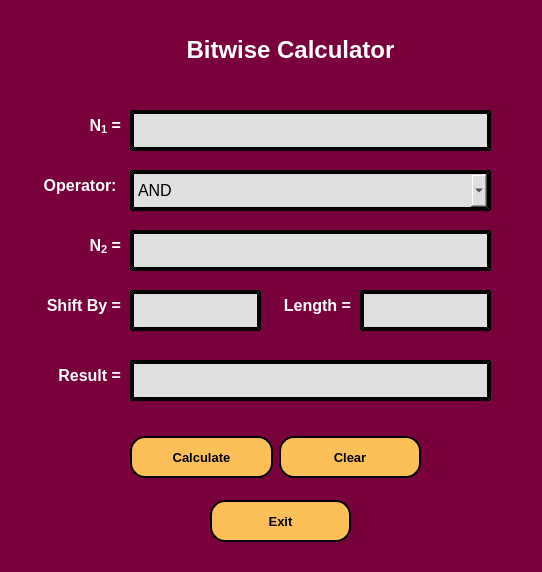
<?xml version="1.0" encoding="UTF-8"?>
<ui version="4.0">
 <class>MainWindow</class>
 <widget class="QMainWindow" name="MainWindow">
  <property name="geometry">
   <rect>
    <x>0</x>
    <y>0</y>
    <width>542</width>
    <height>572</height>
   </rect>
  </property>
  <property name="windowTitle">
   <string>Bitwise Calculator</string>
  </property>
  <property name="styleSheet">
   <string notr="true">background-color: rgb(122, 0, 60);</string>
  </property>
  <widget class="QWidget" name="centralwidget">
   <widget class="QLineEdit" name="line_6">
    <property name="geometry">
     <rect>
      <x>130</x>
      <y>360</y>
      <width>361</width>
      <height>41</height>
     </rect>
    </property>
    <property name="font">
     <font>
      <pointsize>10</pointsize>
     </font>
    </property>
    <property name="styleSheet">
     <string notr="true">background-color: rgb(223, 223, 223);
border-style: outset;
border-width: 4px;
border-color: black;
padding: 4px;</string>
    </property>
    <property name="text">
     <string/>
    </property>
    <property name="readOnly">
     <bool>true</bool>
    </property>
   </widget>
   <widget class="QWidget" name="layoutWidget">
    <property name="geometry">
     <rect>
      <x>130</x>
      <y>420</y>
      <width>291</width>
      <height>74</height>
     </rect>
    </property>
    <layout class="QHBoxLayout" name="horizontalLayout">
     <item>
      <widget class="QPushButton" name="go_btn">
       <property name="font">
        <font>
         <pointsize>10</pointsize>
         <weight>75</weight>
         <bold>true</bold>
        </font>
       </property>
       <property name="cursor">
        <cursorShape>PointingHandCursor</cursorShape>
       </property>
       <property name="styleSheet">
        <string notr="true">background-color: rgb(253, 191, 87);
height: 30px;
border-style: outset;
border-width: 2px;
border-radius: 15px;
border-color: black;
padding: 4px;</string>
       </property>
       <property name="text">
        <string>Calculate</string>
       </property>
       <property name="shortcut">
        <string>Return, Enter</string>
       </property>
      </widget>
     </item>
     <item>
      <widget class="QPushButton" name="clr_btn">
       <property name="font">
        <font>
         <pointsize>10</pointsize>
         <weight>75</weight>
         <bold>true</bold>
        </font>
       </property>
       <property name="cursor">
        <cursorShape>PointingHandCursor</cursorShape>
       </property>
       <property name="styleSheet">
        <string notr="true">background-color: rgb(253, 191, 87);
height: 30px;
border-style: outset;
border-width: 2px;
border-radius: 15px;
border-color: black;
padding: 4px;</string>
       </property>
       <property name="text">
        <string>Clear</string>
       </property>
       <property name="shortcut">
        <string>Esc</string>
       </property>
      </widget>
     </item>
    </layout>
   </widget>
   <widget class="QComboBox" name="comboBox">
    <property name="geometry">
     <rect>
      <x>130</x>
      <y>170</y>
      <width>361</width>
      <height>41</height>
     </rect>
    </property>
    <property name="font">
     <font>
      <pointsize>12</pointsize>
     </font>
    </property>
    <property name="styleSheet">
     <string notr="true">background-color: rgb(223, 223, 223);
border-style: outset;
border-width: 4px;
border-color: black;
padding: 4px;</string>
    </property>
    <item>
     <property name="text">
      <string>AND</string>
     </property>
    </item>
    <item>
     <property name="text">
      <string>OR</string>
     </property>
    </item>
    <item>
     <property name="text">
      <string>NOT</string>
     </property>
    </item>
    <item>
     <property name="text">
      <string>XOR</string>
     </property>
    </item>
    <item>
     <property name="text">
      <string>SHIFT RIGHT</string>
     </property>
    </item>
    <item>
     <property name="text">
      <string>SHIFT LEFT</string>
     </property>
    </item>
   </widget>
   <widget class="QLabel" name="label_4">
    <property name="geometry">
     <rect>
      <x>40</x>
      <y>360</y>
      <width>81</width>
      <height>31</height>
     </rect>
    </property>
    <property name="text">
     <string>&lt;html&gt;&lt;head/&gt;&lt;body&gt;&lt;p align=&quot;right&quot;&gt;&lt;span style=&quot; font-size:12pt; font-weight:600; color:#ffffff;&quot;&gt;Result =&lt;/span&gt;&lt;/p&gt;&lt;/body&gt;&lt;/html&gt;</string>
    </property>
   </widget>
   <widget class="QLabel" name="label_2">
    <property name="geometry">
     <rect>
      <x>40</x>
      <y>110</y>
      <width>81</width>
      <height>31</height>
     </rect>
    </property>
    <property name="text">
     <string>&lt;html&gt;&lt;head/&gt;&lt;body&gt;&lt;p align=&quot;right&quot;&gt;&lt;span style=&quot; font-size:12pt; font-weight:600; color:#ffffff;&quot;&gt;N&lt;/span&gt;&lt;span style=&quot; font-size:12pt; font-weight:600; color:#ffffff; vertical-align:sub;&quot;&gt;1&lt;/span&gt;&lt;span style=&quot; font-size:12pt; font-weight:600; color:#ffffff;&quot;&gt; =&lt;/span&gt;&lt;/p&gt;&lt;/body&gt;&lt;/html&gt;</string>
    </property>
   </widget>
   <widget class="QLineEdit" name="line_3">
    <property name="geometry">
     <rect>
      <x>130</x>
      <y>230</y>
      <width>361</width>
      <height>41</height>
     </rect>
    </property>
    <property name="font">
     <font>
      <pointsize>10</pointsize>
     </font>
    </property>
    <property name="styleSheet">
     <string notr="true">background-color: rgb(223, 223, 223);
border-style: outset;
border-width: 4px;
border-color: black;
padding: 4px;</string>
    </property>
    <property name="text">
     <string/>
    </property>
    <property name="maxLength">
     <number>64</number>
    </property>
   </widget>
   <widget class="QLabel" name="label_3">
    <property name="geometry">
     <rect>
      <x>40</x>
      <y>230</y>
      <width>81</width>
      <height>31</height>
     </rect>
    </property>
    <property name="text">
     <string>&lt;html&gt;&lt;head/&gt;&lt;body&gt;&lt;p align=&quot;right&quot;&gt;&lt;span style=&quot; font-size:12pt; font-weight:600; color:#ffffff;&quot;&gt;N&lt;/span&gt;&lt;span style=&quot; font-size:12pt; font-weight:600; color:#ffffff; vertical-align:sub;&quot;&gt;2&lt;/span&gt;&lt;span style=&quot; font-size:12pt; font-weight:600; color:#ffffff;&quot;&gt; =&lt;/span&gt;&lt;/p&gt;&lt;/body&gt;&lt;/html&gt;</string>
    </property>
   </widget>
   <widget class="QLineEdit" name="line_1">
    <property name="geometry">
     <rect>
      <x>130</x>
      <y>110</y>
      <width>361</width>
      <height>41</height>
     </rect>
    </property>
    <property name="font">
     <font>
      <pointsize>10</pointsize>
     </font>
    </property>
    <property name="styleSheet">
     <string notr="true">background-color: rgb(223, 223, 223);
border-style: outset;
border-width: 4px;
border-color: black;
padding: 4px;</string>
    </property>
    <property name="maxLength">
     <number>64</number>
    </property>
   </widget>
   <widget class="QLabel" name="label_7">
    <property name="geometry">
     <rect>
      <x>120</x>
      <y>20</y>
      <width>341</width>
      <height>61</height>
     </rect>
    </property>
    <property name="font">
     <font>
      <pointsize>18</pointsize>
      <weight>75</weight>
      <bold>true</bold>
     </font>
    </property>
    <property name="text">
     <string>&lt;html&gt;&lt;head/&gt;&lt;body&gt;&lt;p align=&quot;center&quot;&gt;&lt;span style=&quot; color:#ffffff;&quot;&gt;Bitwise Calculator&lt;/span&gt;&lt;/p&gt;&lt;/body&gt;&lt;/html&gt;</string>
    </property>
   </widget>
   <widget class="QLabel" name="label_5">
    <property name="geometry">
     <rect>
      <x>20</x>
      <y>170</y>
      <width>101</width>
      <height>31</height>
     </rect>
    </property>
    <property name="text">
     <string>&lt;html&gt;&lt;head/&gt;&lt;body&gt;&lt;p align=&quot;right&quot;&gt;&lt;span style=&quot; font-size:12pt; font-weight:600; color:#ffffff;&quot;&gt;Operator: &lt;/span&gt;&lt;/p&gt;&lt;/body&gt;&lt;/html&gt;</string>
    </property>
   </widget>
   <widget class="QLabel" name="label_6">
    <property name="geometry">
     <rect>
      <x>10</x>
      <y>290</y>
      <width>111</width>
      <height>31</height>
     </rect>
    </property>
    <property name="text">
     <string>&lt;html&gt;&lt;head/&gt;&lt;body&gt;&lt;p align=&quot;right&quot;&gt;&lt;span style=&quot; font-size:12pt; font-weight:600; color:#ffffff;&quot;&gt;Shift By =&lt;/span&gt;&lt;/p&gt;&lt;/body&gt;&lt;/html&gt;</string>
    </property>
   </widget>
   <widget class="QLineEdit" name="line_4">
    <property name="geometry">
     <rect>
      <x>130</x>
      <y>290</y>
      <width>131</width>
      <height>41</height>
     </rect>
    </property>
    <property name="font">
     <font>
      <pointsize>10</pointsize>
     </font>
    </property>
    <property name="styleSheet">
     <string notr="true">background-color: rgb(223, 223, 223);
border-style: outset;
border-width: 4px;
border-color: black;
padding: 4px;</string>
    </property>
    <property name="text">
     <string/>
    </property>
    <property name="maxLength">
     <number>3</number>
    </property>
   </widget>
   <widget class="QLabel" name="label_8">
    <property name="geometry">
     <rect>
      <x>270</x>
      <y>290</y>
      <width>81</width>
      <height>31</height>
     </rect>
    </property>
    <property name="text">
     <string>&lt;html&gt;&lt;head/&gt;&lt;body&gt;&lt;p align=&quot;right&quot;&gt;&lt;span style=&quot; font-size:12pt; font-weight:600; color:#ffffff;&quot;&gt;Length =&lt;/span&gt;&lt;/p&gt;&lt;/body&gt;&lt;/html&gt;</string>
    </property>
   </widget>
   <widget class="QLineEdit" name="line_5">
    <property name="geometry">
     <rect>
      <x>360</x>
      <y>290</y>
      <width>131</width>
      <height>41</height>
     </rect>
    </property>
    <property name="font">
     <font>
      <pointsize>10</pointsize>
     </font>
    </property>
    <property name="styleSheet">
     <string notr="true">background-color: rgb(223, 223, 223);
border-style: outset;
border-width: 4px;
border-color: black;
padding: 4px;</string>
    </property>
    <property name="text">
     <string/>
    </property>
    <property name="maxLength">
     <number>3</number>
    </property>
   </widget>
   <widget class="QPushButton" name="exit_btn">
    <property name="geometry">
     <rect>
      <x>210</x>
      <y>500</y>
      <width>141</width>
      <height>42</height>
     </rect>
    </property>
    <property name="font">
     <font>
      <pointsize>10</pointsize>
      <weight>75</weight>
      <bold>true</bold>
     </font>
    </property>
    <property name="cursor">
     <cursorShape>PointingHandCursor</cursorShape>
    </property>
    <property name="styleSheet">
     <string notr="true">background-color: rgb(253, 191, 87);
height: 30px;
border-style: outset;
border-width: 2px;
border-radius: 15px;
border-color: black;
padding: 4px;</string>
    </property>
    <property name="text">
     <string>Exit</string>
    </property>
    <property name="shortcut">
     <string>Esc</string>
    </property>
   </widget>
  </widget>
  <widget class="QStatusBar" name="statusbar"/>
 </widget>
 <resources/>
 <connections/>
</ui>
